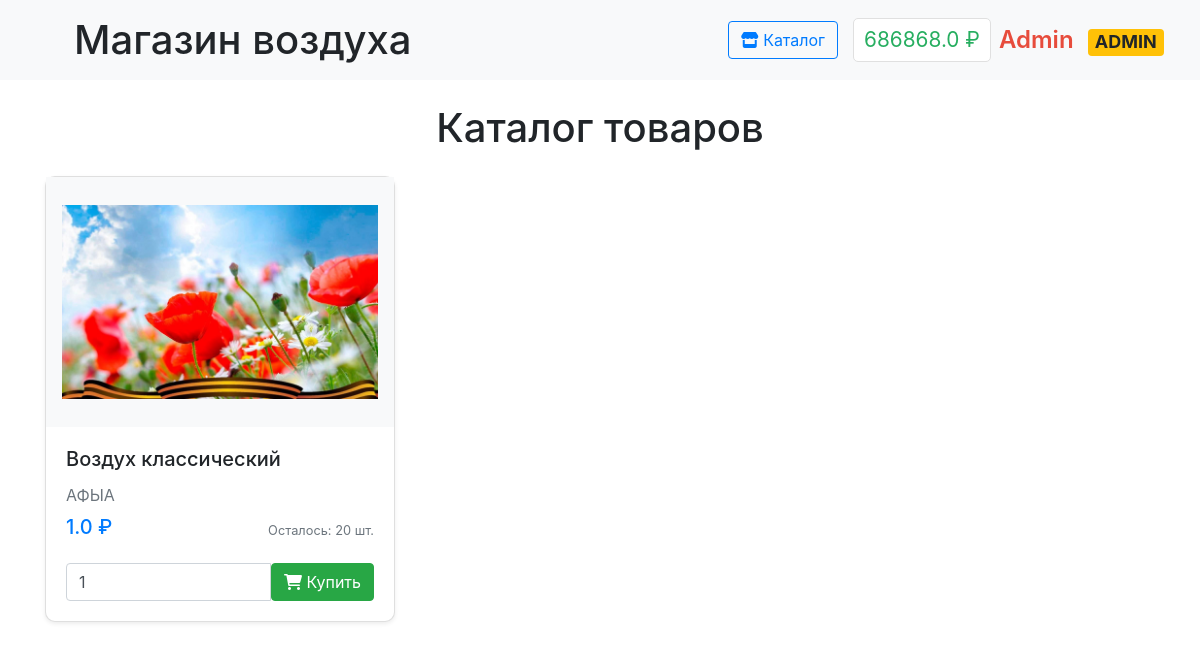
The page / (signed in) on the database its author committed.
### data/users.py (models this page shows, shortened)
class User(SqlAlchemyBase, UserMixin):
    __tablename__ = 'users'
    id = Column(Integer, primary_key=True, autoincrement=True)
    surname = Column(String, nullable=False)
    name = Column(String, nullable=False)
    email = Column(String, unique=True, nullable=False)
    hashed_password = Column(String, nullable=False)
    balance = Column(Float, default=0)
    is_admin = Column(Boolean, default=False)

### data/products.py (models this page shows)
class Product(SqlAlchemyBase):
    __tablename__ = 'products'
    id = sa.Column(sa.Integer, primary_key=True, autoincrement=True)
    title = sa.Column(sa.String, nullable=False)
    description = sa.Column(sa.Text)
    price = sa.Column(sa.Float, nullable=False)
    quantity = sa.Column(sa.Integer, default=0)
    image_url = sa.Column(sa.String)
    category = sa.Column(sa.String)
    created_at = sa.Column(sa.DateTime, default=sa.func.now())
    is_available = sa.Column(sa.Boolean, default=True)

### main.py (the view)
@app.route('/')
def index():
    db_sess = db_session.create_session()
    products = db_sess.query(Product).filter(Product.is_available == True).all()
    return render_template("index.html", products=products)

### data/db_session.py (called while the page is built)
def create_session() -> Session:
    global __factory
    return __factory()

### main.py (called while the page is built)
@login_manager.user_loader
def load_user(user_id):
    db_sess = db_session.create_session()
    return db_sess.get(User, user_id)

### templates/index.html (shortened to what this page needs)
{% extends "base.html" %}
{% block content %}
<div class="container py-4">
    <h1 class="text-center mb-4">Каталог товаров</h1>
    <div class="row">
        {% for product in products %}
        <div class="col-lg-4 col-md-6 mb-4">
            <div class="card h-100 shadow-sm">
                <div class="product-image-container">
                    {% if product.image_url %}
                    <img src="{{ url_for('static', filename=product.image_url) }}"
                         class="card-img-top img-fluid p-3"
                         alt="{{ product.title }}"
                         style="max-height: 250px; object-fit: contain;">
                    {% else %}
                    <div class="no-image-placeholder d-flex align-items-center justify-content-center">
                        <i class="fas fa-image fa-5x text-muted"></i>
                    </div>
                    {% endif %}
                </div>
                <div class="card-body d-flex flex-column">
                    <h5 class="card-title">{{ product.title }}</h5>
                    {% if product.description %}
                    <p class="card-text text-muted mb-2">{{ product.description|truncate(100) }}</p>
                    {% endif %}
                    <div class="mt-auto">
                        <div class="d-flex justify-content-between align-items-center mb-3">
                            <span class="h5 text-primary">{{ product.price }} ₽</span>
                            <small class="text-muted">Осталось: {{ product.quantity }} шт.</small>
                        </div>
                        {% if current_user.is_authenticated %}
                        <form action="{{ url_for('buy', product_id=product.id) }}" method="POST">
                            <div class="input-group">
                                <input type="number" name="quantity" value="1" min="1"
                                       max="{{ product.quantity }}" class="form-control">
                                <button class="btn btn-success" {% if product.quantity < 1 %}disabled{% endif %}>
                                    <i class="fas fa-shopping-cart"></i> Купить
                                </button>
                            </div>
                        </form>
                        {% else %}
                        <a href="{{ url_for('login') }}" class="btn btn-outline-primary btn-block">
                            Войдите для покупки
                        </a>
                        {% endif %}
                    </div>
                </div>
            </div>
        </div>
        {% endfor %}
    </div>
</div>
{% endblock %}

### templates/base.html (shortened to what this page needs)
<!doctype html>
<html lang="en">
<head>
    <link rel="stylesheet" href="https://stackpath.bootstrapcdn.com/bootstrap/4.4.1/css/bootstrap.min.css">
    <link rel="stylesheet" href="https://cdnjs.cloudflare.com/ajax/libs/font-awesome/6.0.0/css/all.min.css">
    <link rel="stylesheet" href="{{ url_for('static', filename='css/style.css') }}">
</head>
<body>
<nav class="navbar navbar-light bg-light">
    <div class="navbar-container">
        <h1 class="m-2" style="padding-left: 30px;">Магазин воздуха</h1>
        <div class="nav-section">
            {% if current_user.is_authenticated %}
                <a href="{{ url_for('index') }}" class="btn btn-outline-primary">
                    <i class="fas fa-store"></i> Каталог
                </a>
                <div class="d-flex align-items-center">
                    <span class="balance mr-2" onclick="window.location.href='{{ url_for('payment') }}'">
                        {{ current_user.balance }} ₽
                    </span>
                    <span class="username {% if current_user.is_admin %}admin-badge{% endif %}"
                          onclick="window.location.href='{{ url_for('profile') }}'">
                        {{ current_user.name }}
                        {% if current_user.is_admin %}<span class="badge badge-warning ml-2">ADMIN</span>{% endif %}
                    </span>
                </div>
            {% endif %}
        </div>
    </div>
</nav>
<main>
    {% block content %}{% endblock %}
</main>
</body>
</html>

### static/css/style.css (style rules this page uses)
.navbar-container { width: 100%; display: flex; justify-content: space-between; align-items: center; }
.nav-section { display: flex; align-items: center; gap: 15px; }
.username { font-size: 1.5rem; font-weight: 600; color: #2c3e50; cursor: pointer; margin: 0; }
.balance { font-size: 1.3rem; color: #27ae60; background: white; padding: 5px 10px; border-radius: 5px; cursor: pointer; border: 1px solid #e0e0e0; margin: 0; }
.admin-badge { color: #e74c3c; }
.navbar-container { display: flex; justify-content: space-between; align-items: center; width: 100%; padding: 0 20px; }

### templates/index.html (style rules this page uses)
.product-image-container { height: 250px; display: flex; align-items: center; justify-content: center; background-color: #f8f9fa; overflow: hidden; }
.card { transition: transform 0.2s; border-radius: 10px; }

### rows shown on the page
User: balance "686868.0", name "Admin"
Product: image_url (picture), title "Воздух классический", description "АФЫА", price "1.0", quantity "20"
